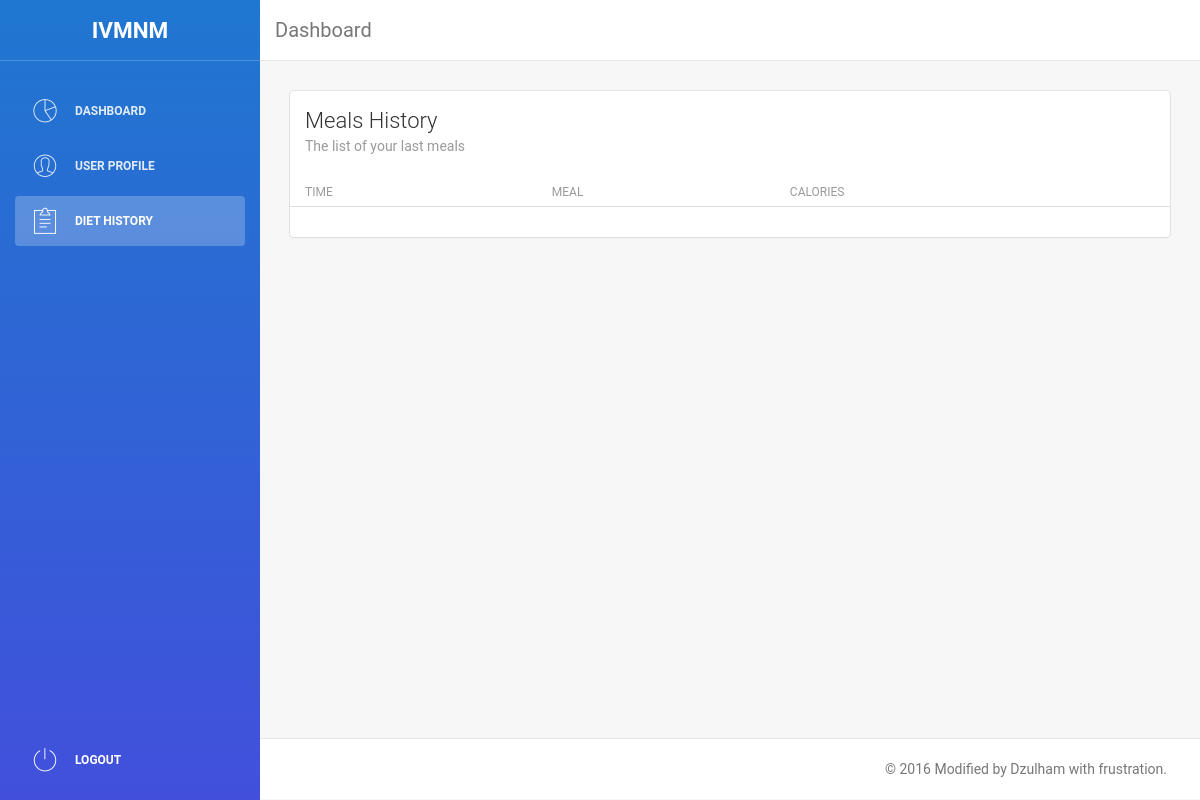
Before: /dashboard/history (signed in) with the older database file.
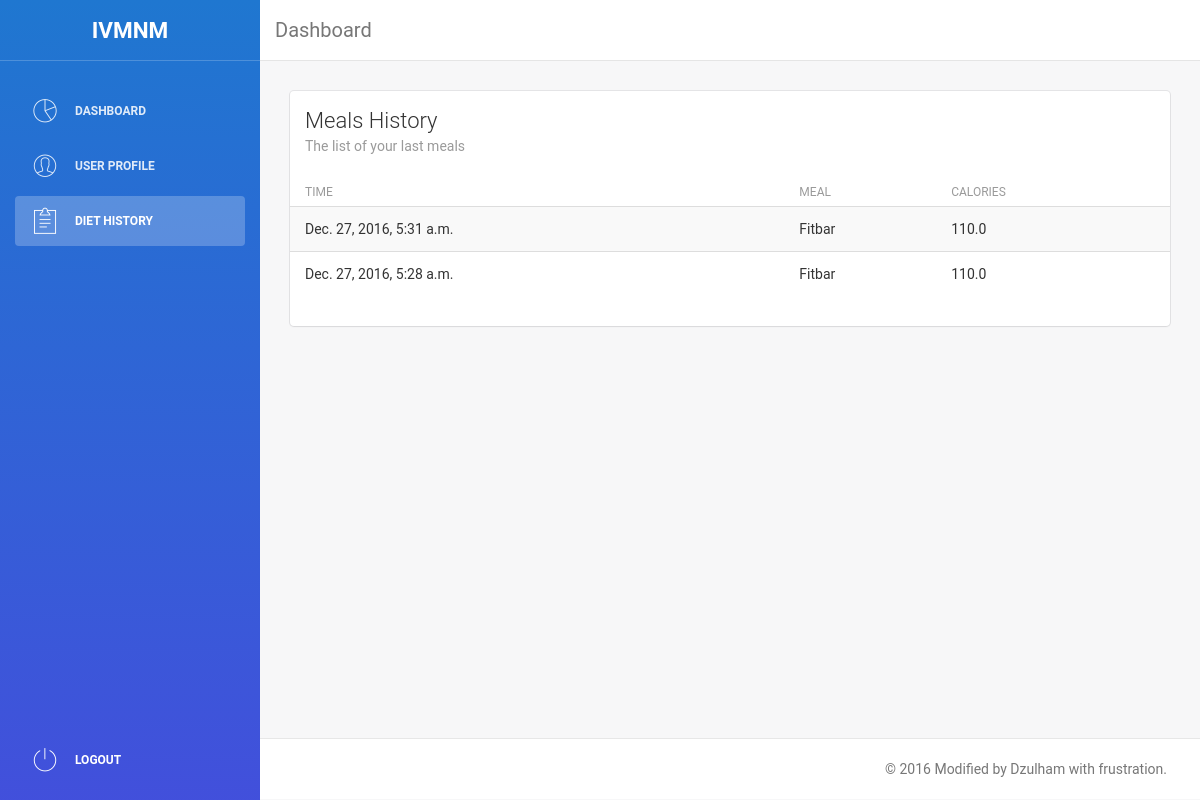
After: the same page with the newer database file.
### dashboard/models.py (models this page shows, shortened)
class History(models.Model) :
	user = models.ForeignKey(User, on_delete=models.CASCADE, default=None, blank=True, null=True)
	meal 	= models.ForeignKey(Meal, on_delete=models.CASCADE, default=None, blank=True, null=True)
	time	= models.DateTimeField(default=now)

class Meal(models.Model) :
	name	= models.CharField(max_length=1024)
	calorie	= models.FloatField()
	imgurl  = models.CharField(max_length=1024)

### dashboard/views.py (the view)
@login_required(login_url='/login')
def history(req) :
	user = req.user
	diet_history = History.objects.filter(user=user).order_by('time')[::-1]
	context = {'diet_history': diet_history}
	return render(req, 'dashboard/history.html', context)

### dashboard/templates/dashboard/history.html (shortened to what this page needs)
<!doctype html>
<html lang="en">
<head>
    <link href="/static/dashboard/css/bootstrap.min.css" rel="stylesheet" />
    <link href="/static/dashboard/css/animate.min.css" rel="stylesheet" />
    <link href="/static/dashboard/css/light-bootstrap-dashboard.css" rel="stylesheet" />
    <link href="/static/dashboard/css/font-awesome.min.css" rel="stylesheet" />
    <link href="/static/dashboard/css/font-roboto.css" rel='stylesheet' type='text/css' />
    <link href="/static/dashboard/css/pe-icon-7-stroke.css" rel="stylesheet" />
</head>
<body>
    <div class="wrapper">
        <div class="sidebar" data-color="blue">
            <div class="sidebar-wrapper">
                <div class="logo">
                    <div class="simple-text">
                        <div style="font-size:1.25em;font-weight:bold">IVMNM</div>
                    </div>
                </div>
                <ul class="nav">
                    <li>
                        <a href="/dashboard">
                            <i class="pe-7s-graph"></i>
                            <p>Dashboard</p>
                        </a>
                    </li>
                    <li>
                        <a href="/dashboard/user">
                            <i class="pe-7s-user"></i>
                            <p>User Profile</p>
                        </a>
                    </li>
                    <li class="active">
                        <a href="/dashboard/history">
                            <i class="pe-7s-note2"></i>
                            <p>Diet History</p>
                        </a>
                    </li>
                    <li class="bottom-side">
                        <a href="/dashboard/logout">
                            <i class="pe-7s-power"></i>
                            <p>Logout</p>
                        </a>
                    </li>
                </ul>
            </div>
        </div>
        <div class="main-panel">
            <nav class="navbar navbar-default navbar-fixed">
                <div class="container-fluid">
                    <div class="navbar-header">
                        <a class="navbar-brand" href="#">Dashboard</a>
                    </div>
                    <div class="collapse navbar-collapse">
                        <ul class="nav navbar-nav navbar-right">
                            <li>
                                <a href="/dashboard/user">{{ user.first_name }} {{ user.last_name }}</a>
                            </li>
                        </ul>
                    </div>
                </div>
            </nav>
            <div class="content">
                <div class="container-fluid">
                    <div class="row">
                        <div class="col-md-12">
                            <div class="card">
                                <div class="header">
                                    <h4 class="title">Meals History</h4>
                                    <p class="category">The list of your last meals</p>
                                </div>
                                <div class="content table-responsive table-full-width">
                                    <table class="table table-striped">
                                        <thead>
                                            <th>Time</th>
                                            <th>Meal</th>
                                            <th>Calories</th>
                                        </thead>
                                        <tbody>
                                            {% if diet_history %} {% for diet in diet_history %} {% if diet.user.id is user.id %}
                                            <tr>
                                                <td>{{ diet.time }}</td>
                                                <td>{{ diet.meal.name }}</td>
                                                <td>{{ diet.meal.calorie }}</td>
                                            </tr>
                                            {% endif %} {% endfor %} {% endif %}
                                        </tbody>
                                    </table>
                                </div>
                            </div>
                        </div>
                    </div>
                </div>
            </div>
            <footer class="footer">
                <div class="container-fluid">
                    <p class="copyright pull-right">
                        &copy; 2016 Modified by Dzulham with frustration.
                    </p>
                </div>
            </footer>
        </div>
    </div>
</body>
</html>

Changed rows visible on the page:
added History: time "Dec. 27, 2016, 5:31 a.m.", meal.name "Fitbar", meal.calorie "110.0"
added History: time "Dec. 27, 2016, 5:28 a.m.", meal.name "Fitbar", meal.calorie "110.0"
